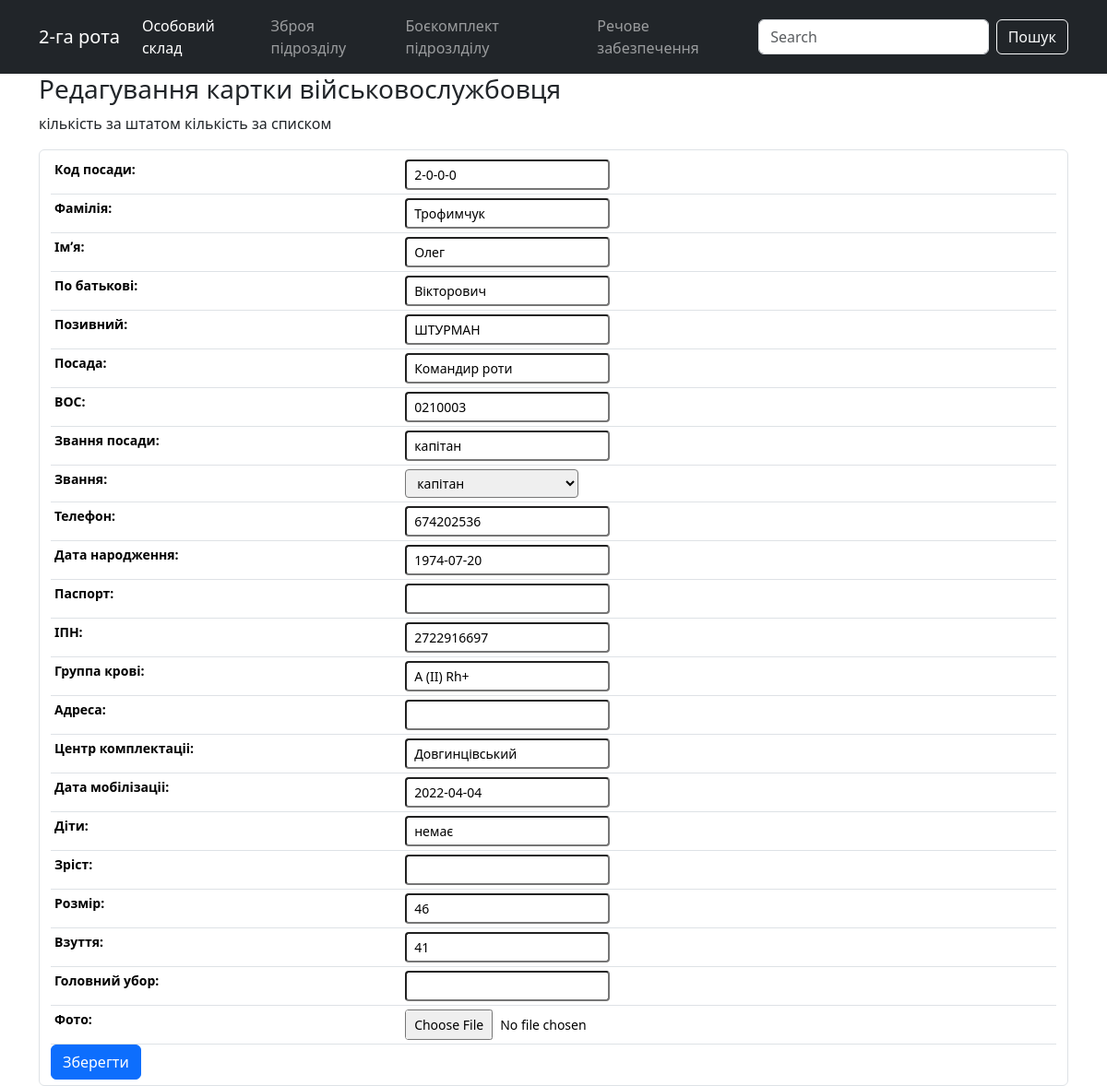
The app's page /index/soldiers_card/7/update/ with its own data.
### evening/models.py (models this page shows, shortened)
class Soldiers(models.Model):
    slug = models.SlugField(max_length=50, unique=True,
                            verbose_name='Код посади')
    surname = models.CharField(
        max_length=50, blank=True, null=True, verbose_name='Фамілія')
    name = models.CharField(max_length=50, blank=True,
                            null=True, verbose_name='Імʼя')
    fathers_name = models.CharField(
        max_length=50, blank=True, null=True, verbose_name='По батькові')
    callsign = models.CharField(
        max_length=50, blank=True, null=True, verbose_name='Позивний')
    position_name = models.CharField(
        max_length=50, verbose_name='Посада')
    mil_prof = models.CharField(max_length=50, verbose_name='ВОС')
    position_rank = models.CharField(
        max_length=50, verbose_name='Звання посади')
    rank = models.ForeignKey(
        'Ranks', on_delete=models.PROTECT, blank=True, null=True, verbose_name='Звання')
    phone = models.CharField(max_length=13, blank=True,
                             null=True, verbose_name='Телефон')
    birth_date = models.DateField(
        blank=True, null=True, default='2000-01-01', verbose_name='Дата народження')
    tax_number = models.CharField(
        max_length=15, unique=True, blank=True, null=True, verbose_name='ІПН')
    blood_type = models.CharField(
        max_length=15, blank=True, null=True, verbose_name='Группа крові')
    addres = models.CharField(
        max_length=255, blank=True, null=True, verbose_name='Адреса')
    complect_center = models.CharField(
        max_length=255, blank=True, null=True, verbose_name='Центр комплектаціі')
    mob_date = models.DateField(
        blank=True, null=True, default='2000-01-01', verbose_name='Дата мобілізаціі')
    children = models.CharField(
        max_length=50, blank=True, null=True, verbose_name='Діти')
    hight_s = models.CharField(
        max_length=50, blank=True, null=True, verbose_name='Зріст')
    size = models.CharField(max_length=50, blank=True,
                            null=True, verbose_name='Розмір')
    boots_s = models.CharField(
        max_length=50, blank=True, null=True, verbose_name='Взуття')
    head_s = models.CharField(max_length=50, blank=True, null=True,
                              verbose_name='Головний убор')
    photo = models.ImageField(blank=True, null=True, verbose_name='Фото')
    passport = models.CharField(
        max_length=50, blank=True, null=True, verbose_name='Паспорт')
    class Meta:
        verbose_name = 'Військовослужбовець'
        verbose_name_plural = 'Військовослужбовці'
        ordering = ['slug']

class Ranks (models.Model):
    rank = models.CharField(max_length=50,)
    def __str__(self):
        return self.rank

### evening/views.py (the view, shortened to what this page needs)
class SoldierCardRenew(UpdateView):
    model = Soldiers
    template_name = 'evening/soldier_renew.html'
    form_class = SoldierAddForm

### evening/templates/evening/soldier_renew.html (shortened to what this page needs)
{% extends "evening/base_generic.html" %}
{% block content %}
<head> </head>
<div class="container">
    <h3>Редагування картки військовослужбовця</h3>
    <p>кількість за штатом {{soldiers_list.count}} кількість за списком {{cont}}</p>
    <form method="POST" action="{% url 'soldier-card-update' pk=object.pk %}" class="form-group form-control">
        <table class="table table-sm">
            {{form.as_table}}
        </table>
        <div>
            <button type="submit" class="btn btn-primary">Зберегти</button>
        </div>
    </form>
</div>
{% endblock %}

### evening/static/css/styles.css (style rules this page uses)
.table { width: 100%; font-size: 14px; margin: 0; padding: 0; }

### records on screen
Soldiers: slug "2-0-0-0", surname "Трофимчук", name "Олег", fathers_name "Вікторович", callsign "ШТУРМАН", position_name "Командир роти", mil_prof "0210003", position_rank "капітан", phone "674202536", birth_date "1974-07-20", tax_number "2722916697", blood_type "A (II) Rh+", complect_center "Довгинцівський", mob_date "2022-04-04", children "немає", size "46", boots_s "41"
Ranks: rank "капітан"
